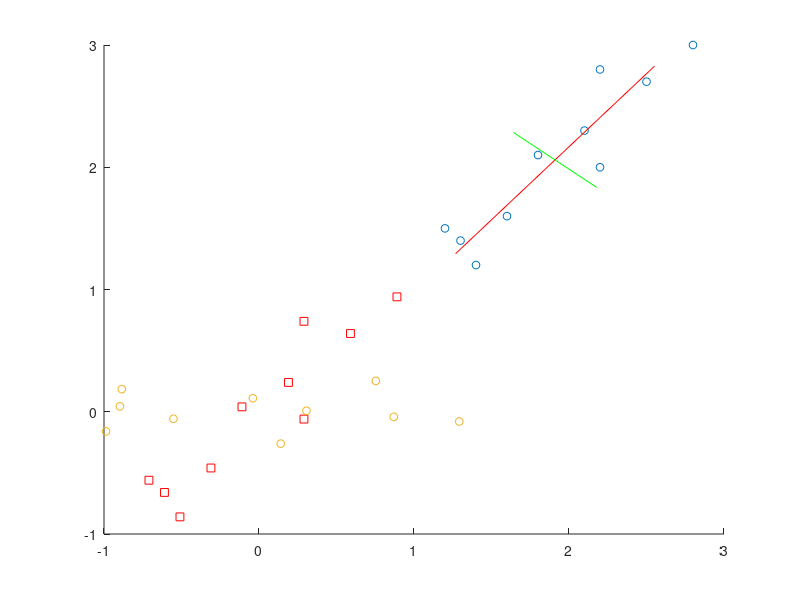
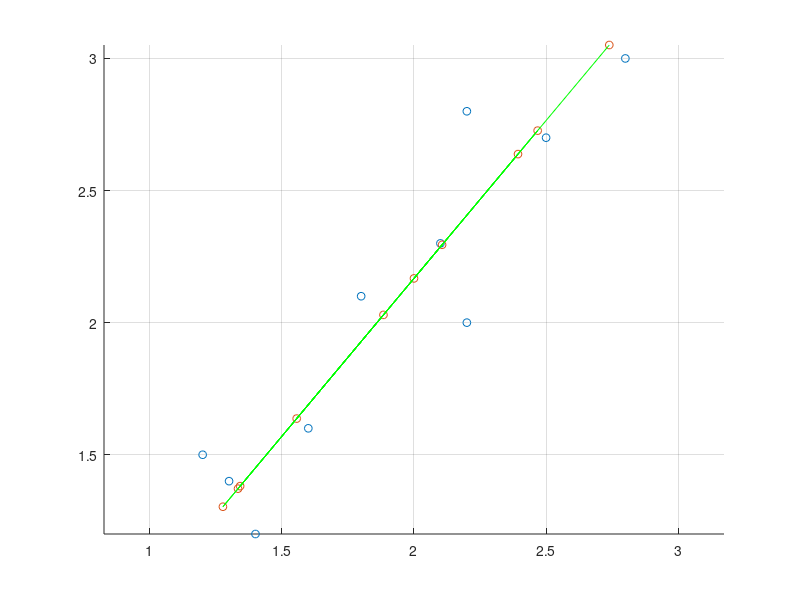

The MATLAB script that drew these images, in order:
%% Example to demonstrate the use of PCA in 2D.
%% Computes the principal components, and then
%% rebuilds the data fully using both dimensions, 
%% or approximately using only one dimension.
%%
%% last edited: 15/03/2014

clear all;  close all;

disp('This is the example data set:')
V = [2.8 2.2 2.2 1.6 2.5 1.4 1.8 1.2 2.1 1.3;   
      3.0 2.0 2.8 1.6 2.7 1.2 2.1 1.5 2.3 1.4];
disp(V');  

m1 = mean(V(1,:)); m2 = mean(V(2,:));

Vm1 = V(1,:) - m1; 
Vm2 = V(2,:) - m2; 

disp('The mean vector is:')
disp([m1 m2]);


disp('Press a key to continue and see the zero-mean adjusted data set:'); pause;
h = [Vm1;Vm2];
disp(h');

%%Plot the data and zero-mean data
scatter(V(1,:),V(2,:),32); hold on 
scatter(Vm1,Vm2,32,[1 0 0],'rs') 

disp('press a key to continue and compute the Covariance Matrix...'); pause;
C = cov(h')

disp('press a key to continue and show the eigenvectors and eigenvalues...'); pause;
[eigvec,eigval] = eig(C)

% PLOT THE EIGENVECTORS!
plot(m1+[-1 1]*eigvec(1,2),m2+[-1 1]*eigvec(2,2),'r-');
plot(m1+[-0.35 0.35]*eigvec(1,1),m2+[-0.35 0.35]*eigvec(2,1),'g-');
   
disp('press a key to continue to show ||u|| = 1'); pause;
eigvec'*eigvec

disp('press a key to continue and show the data set wrt the PCs'); pause;

[ordeigvec,ordeigval] = eigs(C)   %%%%% or [eigvec(:,2)' ; eigvec(:,1)']'
PCspace = ordeigvec'*h;
PCspace'
figure;
scatter(PCspace(1,:),PCspace(2,:),32); 
figure(1);
scatter(PCspace(1,:),PCspace(2,:),32); 

disp('Covariance of the new representation of the data:');
cov(PCspace')

disp('press a key to continue and reconstruct the original data'); pause;
back_to_x= PCspace' * ordeigvec'
W = zeros(10,2);
W(:,1) = back_to_x(:,1) + m1;
W(:,2) = back_to_x(:,2) + m2;
disp('And add back in the mean...');



disp('press a key to continue and generate approximate data (with added mean)'); pause;

H = eye(2); H(2,2)=0;
back_to_x= PCspace' * H * ordeigvec';
W = zeros(10,2);
W(:,1) = back_to_x(:,1) + m1;
W(:,2) = back_to_x(:,2) + m2;
W

figure(2);
scatter(V(1,:),V(2,:),32); hold on; grid; 
scatter(W(:,1),W(:,2),32,'rs'); axis equal;
plot(W(:,1), W(:,2),'g')

